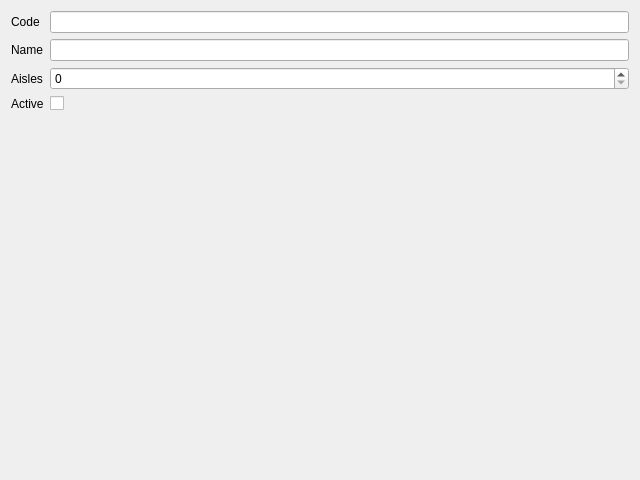
<?xml version="1.0" encoding="UTF-8"?>
<ui version="4.0">
 <class>WarehouseDialog</class>
 <widget class="QDialog" name="WarehouseDialog">
  <property name="geometry">
   <rect>
    <x>0</x>
    <y>0</y>
    <width>640</width>
    <height>480</height>
   </rect>
  </property>
  <property name="windowTitle">
   <string>Warehouse</string>
  </property>
  <layout class="QFormLayout" name="formLayout">
   <item row="0" column="0">
    <widget class="QLabel" name="label_codeEdit">
     <property name="text">
      <string>Code</string>
     </property>
     <property name="buddy">
      <cstring>codeEdit</cstring>
     </property>
    </widget>
   </item>
   <item row="0" column="1">
    <widget class="QLineEdit" name="codeEdit"/>
   </item>
   <item row="1" column="0">
    <widget class="QLabel" name="label_nameEdit">
     <property name="text">
      <string>Name</string>
     </property>
     <property name="buddy">
      <cstring>nameEdit</cstring>
     </property>
    </widget>
   </item>
   <item row="1" column="1">
    <widget class="QLineEdit" name="nameEdit"/>
   </item>
   <item row="2" column="0">
    <widget class="QLabel" name="label_aislesEdit">
     <property name="text">
      <string>Aisles</string>
     </property>
     <property name="buddy">
      <cstring>aislesEdit</cstring>
     </property>
    </widget>
   </item>
   <item row="2" column="1">
    <widget class="QSpinBox" name="aislesEdit"/>
   </item>
   <item row="3" column="0">
    <widget class="QLabel" name="label_activeCheck">
     <property name="text">
      <string>Active</string>
     </property>
     <property name="buddy">
      <cstring>activeCheck</cstring>
     </property>
    </widget>
   </item>
   <item row="3" column="1">
    <widget class="QCheckBox" name="activeCheck"/>
   </item>
  </layout>
 </widget>
 <tabstops>
  <tabstop>codeEdit</tabstop>
  <tabstop>nameEdit</tabstop>
  <tabstop>aislesEdit</tabstop>
  <tabstop>activeCheck</tabstop>
 </tabstops>
 <resources/>
 <connections/>
</ui>
